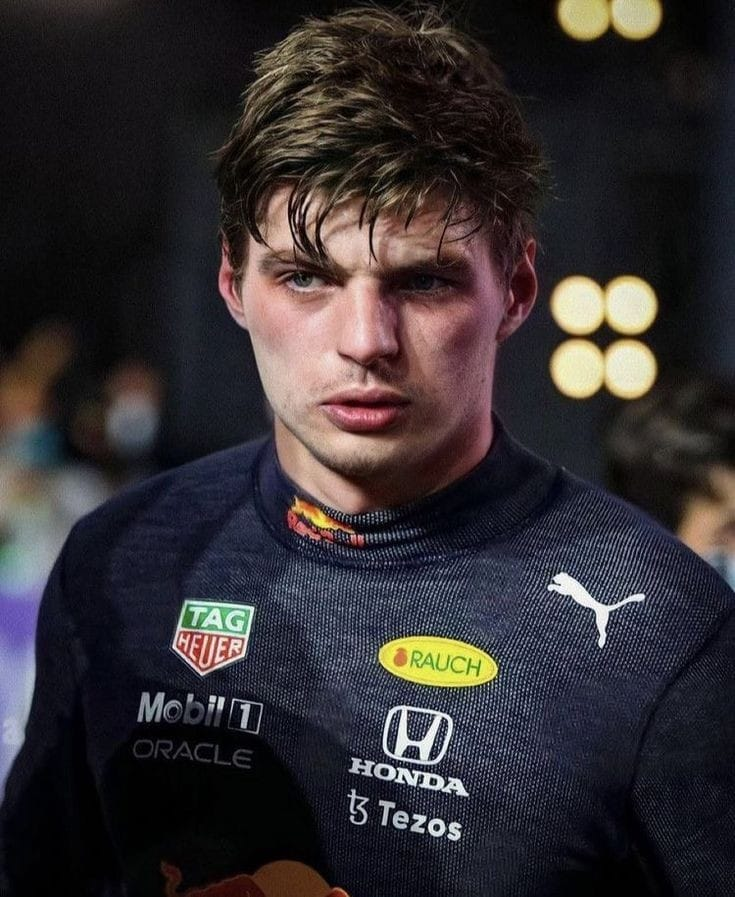
#> input picture max verstappen (2).jpeg, 735 x 897 px
$ python adding_borders.py
#> lines starting #> are read from the running program, lines starting #| are printed output that depends on the picture

# [26 lines of commented-out code are left out]

from PIL import Image,ImageOps

def add_border(image_path,output_path,border_size,border_color):
#> called with image_path = 'max verstappen (2).jpeg', output_path = 'mad max.jpg', border_size = 20, border_color = 'blue'
    try:
        #open the image
        img=Image.open(image_path)
#> img is the input picture: PIL image 735x897 RGB; mean R, G, B 51.6, 46.5, 49.2

        if isinstance(border_size,int):
            border=(border_size,border_size,border_size,border_size)
        elif isinstance(border_size,tuple) and len(border_size)==4:
            border=border_size
        else:
            raise ValueError("border_size must be an int or tuple of length 4")
        img_with_border=ImageOps.expand(img,border=border,fill=border_color)
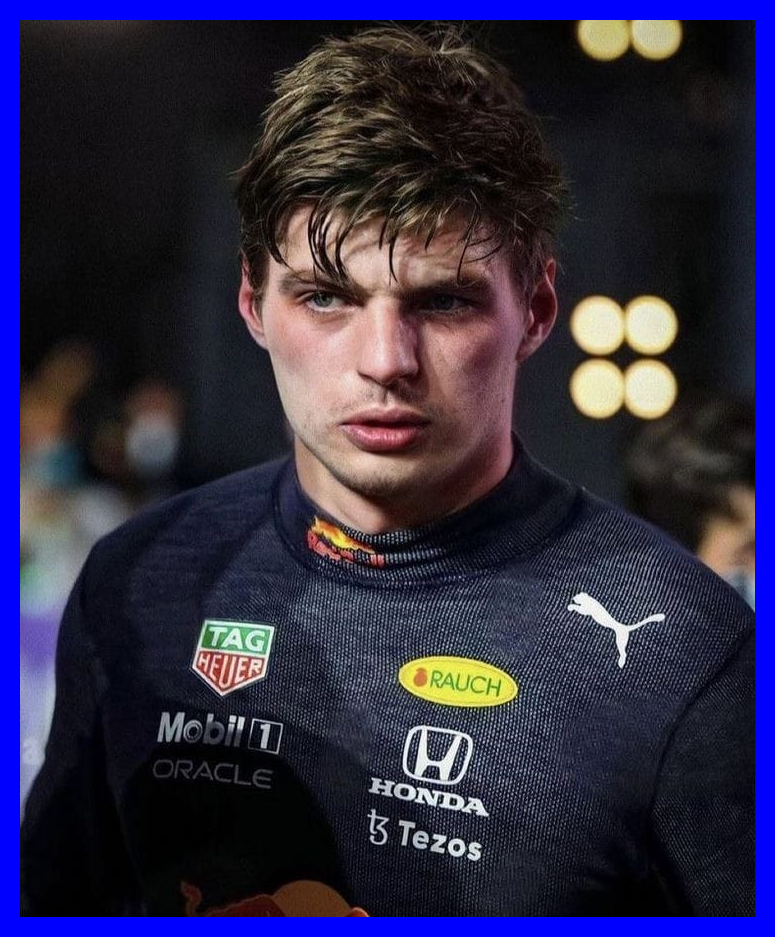
#> img_with_border: PIL image 775x937 RGB; mean R, G, B 46.8, 42.2, 68.2

        # save the image
        img_with_border.save(output_path)

        #show the image
        img_with_border.show()
    except Exception as e:
        print(f"An error occured: {e}")

image_path="max verstappen (2).jpeg"
output_path="mad max.jpg"
border_size=20
border_color="blue"

add_border(image_path,output_path,border_size,border_color)
